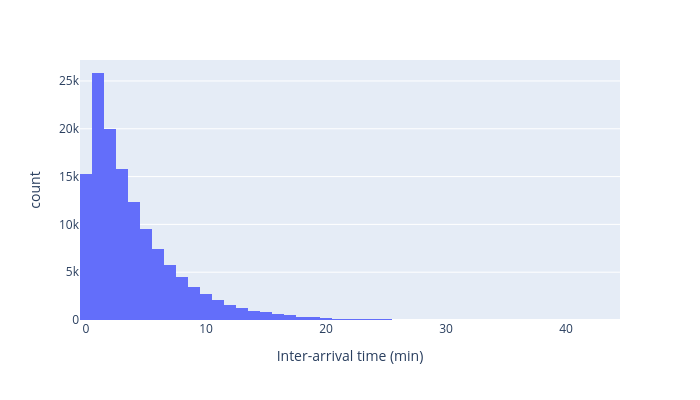
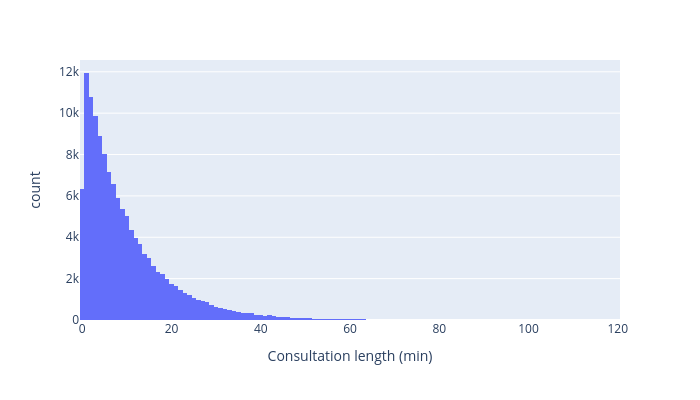

Source (notebook cell) for these figures, in order:
### Code cell
# Inspect the data by plotting a histogram
def inspect_histogram(series, x_lab):
    """
    Plot histogram.

    Parameters
    ----------
    series : pd.Series
        Series containing the values to plot as a histogram.
    x_lab : str
        X axis label.

    Returns
    -------
    fig : plotly.graph_objects.Figure
    """
    fig = px.histogram(series)
    fig.update_layout(
        xaxis_title=x_lab, showlegend=False, width=700, height=400
    )
    fig.update_traces(
        hovertemplate=x_lab + ": %{x}<br>Count: %{y}", name=""
    )
    return fig

# Plot histogram of inter-arrival times
p = inspect_histogram(series=data["iat_mins"],
                      x_lab="Inter-arrival time (min)")
p.show()

# Plot histogram of service times
p = inspect_histogram(series=data["service_mins"],
                      x_lab="Consultation length (min)")
p.show()

### Figure 1 — Plotly figure (JSON) as saved in the notebook; plotly's stock layout.template omitted (floating-point values rounded to 4 significant figures; data arrays with more than 128 entries replaced by an {"elided": "..."} marker saying what was removed)
{"data": [{"bingroup": "x", "hovertemplate": "Inter-arrival time (min): %{x}<br>Count: %{y}", "legendgroup": "iat_mins", "marker": {"color": "#636efa", "pattern": {"shape": ""}}, "name": "", "orientation": "v", "showlegend": true, "type": "histogram", "x": {"elided": "131916 float values"}, "xaxis": "x", "yaxis": "y"}], "layout": {"barmode": "relative", "height": 400, "legend": {"title": {"text": "variable"}, "tracegroupgap": 0}, "margin": {"t": 60}, "showlegend": false, "width": 700, "xaxis": {"anchor": "y", "domain": [0.0, 1.0], "title": {"text": "Inter-arrival time (min)"}}, "yaxis": {"anchor": "x", "domain": [0.0, 1.0], "title": {"text": "count"}}}}

### Figure 2 — Plotly figure (JSON) as saved in the notebook; plotly's stock layout.template omitted (floating-point values rounded to 4 significant figures; data arrays with more than 128 entries replaced by an {"elided": "..."} marker saying what was removed)
{"data": [{"bingroup": "x", "hovertemplate": "Consultation length (min): %{x}<br>Count: %{y}", "legendgroup": "service_mins", "marker": {"color": "#636efa", "pattern": {"shape": ""}}, "name": "", "orientation": "v", "showlegend": true, "type": "histogram", "x": {"elided": "131916 float values"}, "xaxis": "x", "yaxis": "y"}], "layout": {"barmode": "relative", "height": 400, "legend": {"title": {"text": "variable"}, "tracegroupgap": 0}, "margin": {"t": 60}, "showlegend": false, "width": 700, "xaxis": {"anchor": "y", "domain": [0.0, 1.0], "title": {"text": "Consultation length (min)"}}, "yaxis": {"anchor": "x", "domain": [0.0, 1.0], "title": {"text": "count"}}}}
